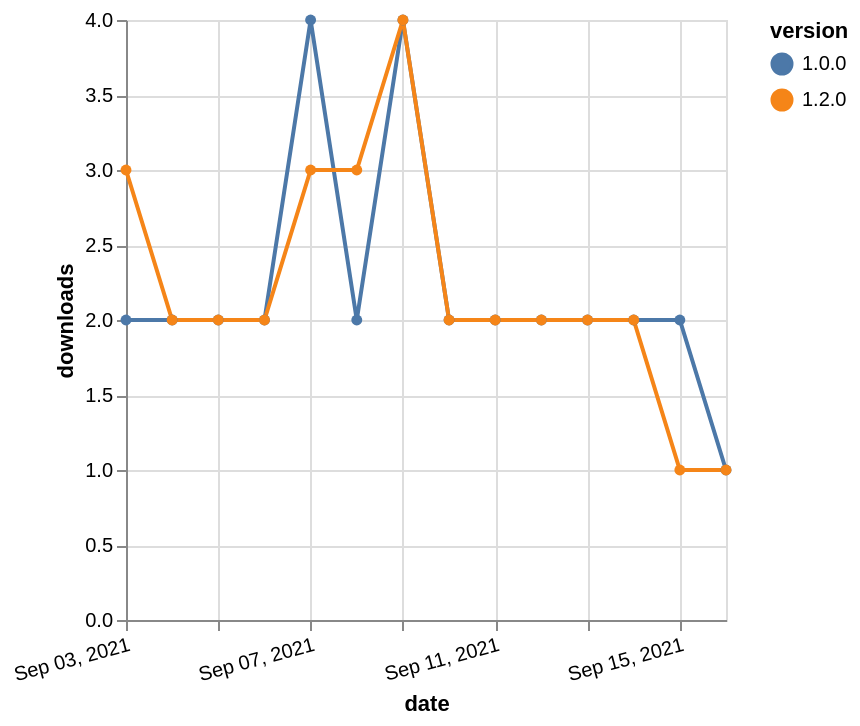

The specification (Vega-Lite) saved for this image:
### Vega-Lite specification from a JSON file in a GitHub repository (floating-point values rounded to 4 significant figures)
{"$schema": "https://vega.github.io/schema/vega-lite/v5.json", "description": "A simple bar chart with embedded data.", "data": {"values": [{"date": "2021-09-03", "total": 737, "delta": 2, "version": "1.0.0"}, {"date": "2021-09-04", "total": 739, "delta": 2, "version": "1.0.0"}, {"date": "2021-09-05", "total": 741, "delta": 2, "version": "1.0.0"}, {"date": "2021-09-06", "total": 743, "delta": 2, "version": "1.0.0"}, {"date": "2021-09-07", "total": 747, "delta": 4, "version": "1.0.0"}, {"date": "2021-09-08", "total": 749, "delta": 2, "version": "1.0.0"}, {"date": "2021-09-09", "total": 753, "delta": 4, "version": "1.0.0"}, {"date": "2021-09-10", "total": 755, "delta": 2, "version": "1.0.0"}, {"date": "2021-09-11", "total": 757, "delta": 2, "version": "1.0.0"}, {"date": "2021-09-12", "total": 759, "delta": 2, "version": "1.0.0"}, {"date": "2021-09-13", "total": 761, "delta": 2, "version": "1.0.0"}, {"date": "2021-09-14", "total": 763, "delta": 2, "version": "1.0.0"}, {"date": "2021-09-15", "total": 765, "delta": 2, "version": "1.0.0"}, {"date": "2021-09-16", "total": 766, "delta": 1, "version": "1.0.0"}, {"date": "2021-09-03", "total": 243, "delta": 3, "version": "1.2.0"}, {"date": "2021-09-04", "total": 245, "delta": 2, "version": "1.2.0"}, {"date": "2021-09-05", "total": 247, "delta": 2, "version": "1.2.0"}, {"date": "2021-09-06", "total": 249, "delta": 2, "version": "1.2.0"}, {"date": "2021-09-07", "total": 252, "delta": 3, "version": "1.2.0"}, {"date": "2021-09-08", "total": 255, "delta": 3, "version": "1.2.0"}, {"date": "2021-09-09", "total": 259, "delta": 4, "version": "1.2.0"}, {"date": "2021-09-10", "total": 261, "delta": 2, "version": "1.2.0"}, {"date": "2021-09-11", "total": 263, "delta": 2, "version": "1.2.0"}, {"date": "2021-09-12", "total": 265, "delta": 2, "version": "1.2.0"}, {"date": "2021-09-13", "total": 267, "delta": 2, "version": "1.2.0"}, {"date": "2021-09-14", "total": 269, "delta": 2, "version": "1.2.0"}, {"date": "2021-09-15", "total": 270, "delta": 1, "version": "1.2.0"}, {"date": "2021-09-16", "total": 271, "delta": 1, "version": "1.2.0"}]}, "width": "container", "mark": {"type": "line", "point": {"filled": true}}, "encoding": {"x": {"field": "date", "type": "temporal", "timeUnit": "yearmonthdate", "title": "date", "axis": {"labelAngle": -15}}, "y": {"field": "delta", "type": "quantitative", "title": "downloads"}, "color": {"field": "version", "type": "nominal"}, "tooltip": {"field": "delta"}}}
